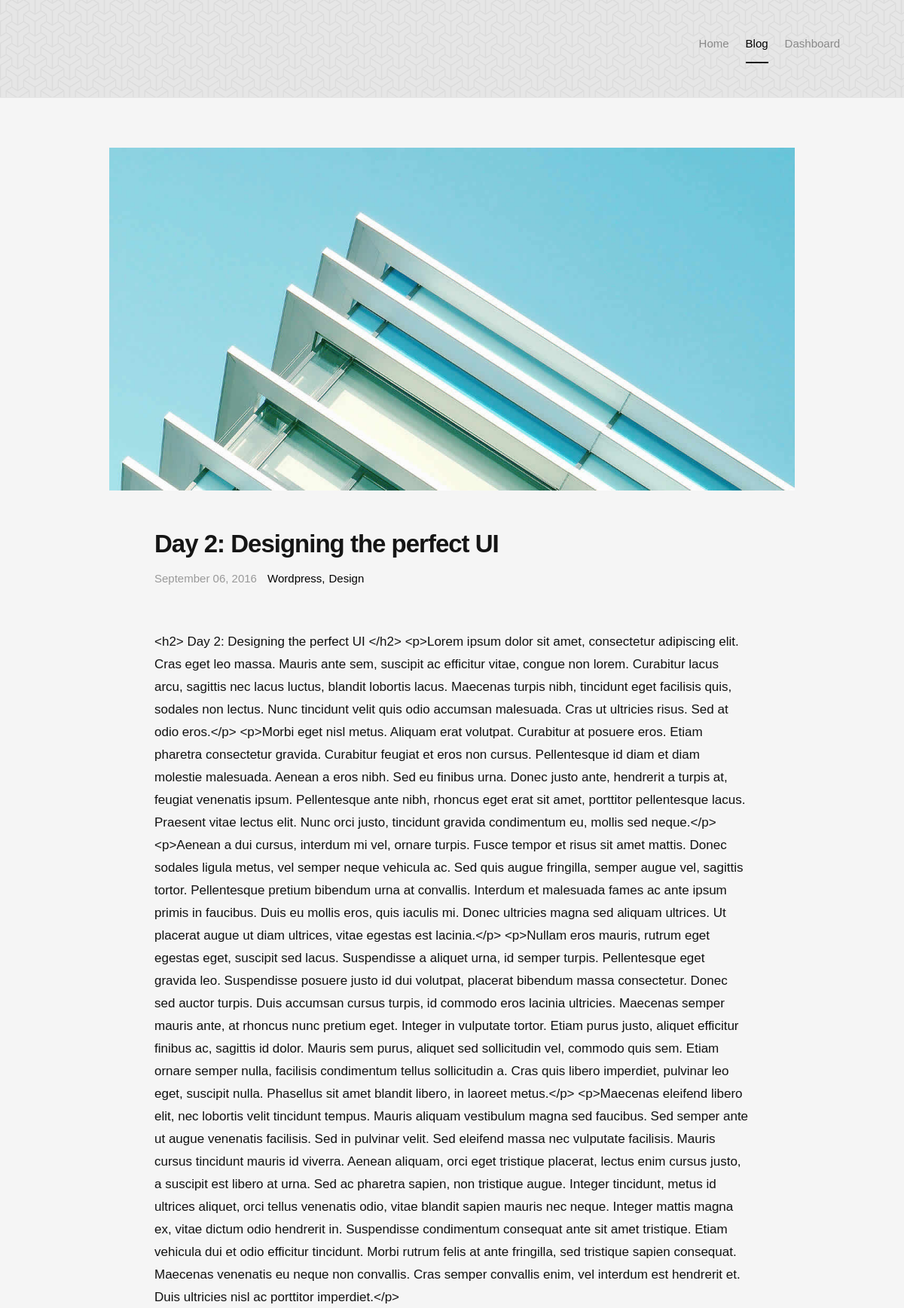
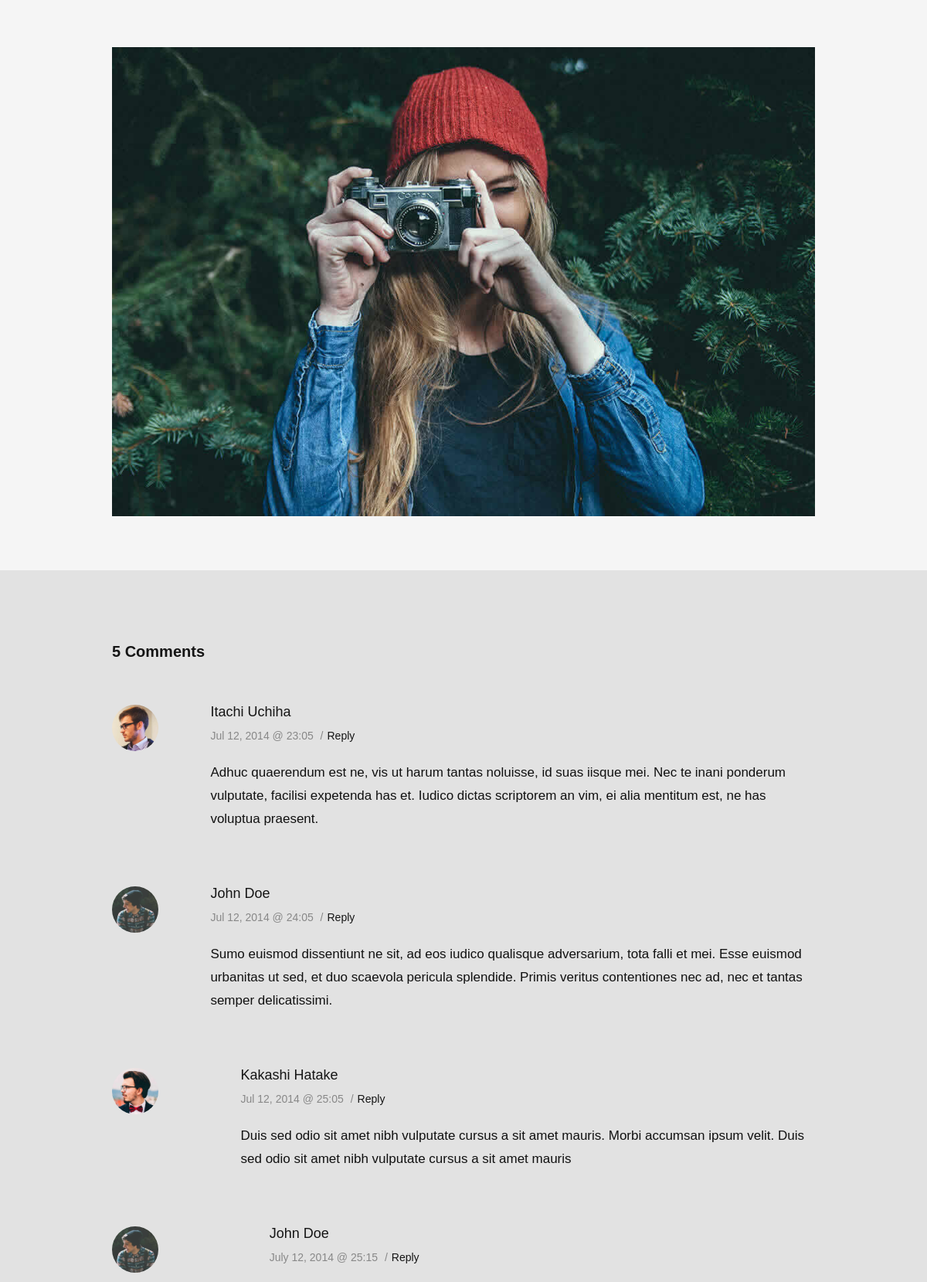
The app's page /blog/4 (upper part) with its own data (2 pictures, top to bottom).
### app.py (models this page shows)
class Blog(db.Model):
    id = db.Column(db.Integer, primary_key=True)
    title = db.Column(db.String(100), nullable=False)
    content = db.Column(db.Text, nullable=False)
    author_id = db.Column(db.Integer, db.ForeignKey('user.id'), nullable=False)

### app.py (the view)
@app.route('/blog/<int:blog_id>')
def blog(blog_id):
    blog = Blog.query.get_or_404(blog_id)
    return render_template('blog.html', blog=blog)

### templates/blog.html (shortened to what this page needs)
<!DOCTYPE html>
<html class="no-js" lang="en">
<head>
   <link rel="stylesheet" href="/static/css/base.css">
   <link rel="stylesheet" href="/static/css/vendor.css">
   <link rel="stylesheet" href="/static/css/main.css">
</head>
<body id="top">
   <header class="short-header">
   	<div class="row header-content">
        <div class="logo">
            <a href="#">Author</a>
         </div>
       <nav id="main-nav-wrap">
           <ul class="main-navigation sf-menu">
               <li><a href="{{url_for('index')}}" title="">Home</a></li>
               <li class="current">
                   <a href="#" title="">Blog</a>
               </li>
               <li><a href="{{url_for('dashboard')}}" title="">Dashboard</a></li>
           </ul>
       </nav>
			<div class="triggers">
				<a class="search-trigger" href="#"><i class="fa fa-search"></i></a>
			</div>
   	</div>
   </header>
   <section id="content-wrap" class="blog-single">
   	<div class="row">
   		<div class="col-twelve">
   			<article class="format-standard">
   				<div class="content-media">
						<div class="post-thumb">
							<img src="/static/images/thumbs/single/single-01.jpg">
						</div>
					</div>
					<div class="primary-content">
						<h1 class="page-title">{{blog.title}}</h1>
						<ul class="entry-meta">
							<li class="date">September 06, 2016</li>
							<li class="cat"><a href="">Wordpress</a><a href="">Design</a></li>
						</ul>
						<p>{{blog.content}}</p>
						<p><img src="/static/images/shutterbug.jpg" alt=""></p>
				</article>
			</div>
   	</div>
		<div class="comments-wrap">
			<div id="comments" class="row">
				<div class="col-full">
               <h3>5 Comments</h3>
               <ol class="commentlist">
                  <li class="depth-1">
                     <div class="avatar">
                        <img width="50" height="50" class="avatar" src="/static/images/avatars/user-01.jpg" alt="">
                     </div>
                     <div class="comment-content">
	                     <div class="comment-info">
	                        <cite>Itachi Uchiha</cite>
	                        <div class="comment-meta">
	                           <time class="comment-time" datetime="2014-07-12T23:05">Jul 12, 2014 @ 23:05</time>
	                           <span class="sep">/</span><a class="reply" href="#">Reply</a>
	                        </div>
	                     </div>
	                     <div class="comment-text">
	                        <p>Adhuc quaerendum est ne, vis ut harum tantas noluisse, id suas iisque mei. Nec te inani ponderum vulputate,
	                        facilisi expetenda has et. Iudico dictas scriptorem an vim, ei alia mentitum est, ne has voluptua praesent.</p>
	                     </div>
	                  </div>
                  </li>
                  <li class="thread-alt depth-1">
                     <div class="avatar">
                        <img width="50" height="50" class="avatar" src="/static/images/avatars/user-04.jpg" alt="">
                     </div>
                     <div class="comment-content">
	                     <div class="comment-info">
	                        <cite>John Doe</cite>
	                        <div class="comment-meta">
	                           <time class="comment-time" datetime="2014-07-12T24:05">Jul 12, 2014 @ 24:05</time>
	                           <span class="sep">/</span><a class="reply" href="#">Reply</a>
	                        </div>
	                     </div>
	                     <div class="comment-text">
	                        <p>Sumo euismod dissentiunt ne sit, ad eos iudico qualisque adversarium, tota falli et mei. Esse euismod
	                        urbanitas ut sed, et duo scaevola pericula splendide. Primis veritus contentiones nec ad, nec et
	                        tantas semper delicatissimi.</p>
	                     </div>
	                  </div>
                     <ul class="children">
                        <li class="depth-2">
                           <div class="avatar">
                              <img width="50" height="50" class="avatar" src="/static/images/avatars/user-03.jpg" alt="">
                           </div>
                           <div class="comment-content">
	                           <div class="comment-info">
	                              <cite>Kakashi Hatake</cite>
	                              <div class="comment-meta">
	                                 <time class="comment-time" datetime="2014-07-12T25:05">Jul 12, 2014 @ 25:05</time>
	                                 <span class="sep">/</span><a class="reply" href="#">Reply</a>
	                              </div>
	                           </div>
	                           <div class="comment-text">
	                              <p>Duis sed odio sit amet nibh vulputate
	                              cursus a sit amet mauris. Morbi accumsan ipsum velit. Duis sed odio sit amet nibh vulputate
	                              cursus a sit amet mauris</p>
	                           </div>
                           </div>
                           <ul class="children">
                              <li class="depth-3">
                                 <div class="avatar">
                                    <img width="50" height="50" class="avatar" src="/static/images/avatars/user-04.jpg" alt="">
                                 </div>
                                 <div class="comment-content">
	                                 <div class="comment-info">
	                                    <cite>John Doe</cite>
	                                    <div class="comment-meta">
	                                       <time class="comment-time" datetime="2014-07-12T25:15">July 12, 2014 @ 25:15</time>
	                                       <span class="sep">/</span><a class="reply" href="#">Reply</a>
	                                    </div>
	                                 </div>
                                 </div>
                              </li>
                           </ul>
                        </li>
                     </ul>
                  </li>
               </ol>
         	</div>
         </div>
		</div>
   </section>
</body>
</html>

### static/css/base.css (style rules this page uses)
html { font-family: sans-serif; -ms-text-size-adjust: 100%; -webkit-text-size-adjust: 100%; }
body { margin: 0; }
article, aside, details, figcaption, figure, footer, header, hgroup, main, menu, nav, section, summary { display: block; }
a { background: transparent; }
h1 { font-size: 2em; margin: 0.67em 0; }
img { border: 0; }
html { font-size: 62.5%; box-sizing: border-box; }
*, *::before, *::after { box-sizing: inherit; }
body { font-weight: normal; line-height: 1; text-rendering: optimizeLegibility; word-wrap: break-word; -webkit-overflow-scrolling: touch; -webkit-text-size-adjust: none; }
body, input, button { -moz-osx-font-smoothing: grayscale; -webkit-font-smoothing: antialiased; }
img, video { max-width: 100%; height: auto; }
div, dl, dt, dd, ul, ol, li, h1, h2, h3, h4, h5, h6, pre, form, p, blockquote, th, td { margin: 0; padding: 0; }
h1, h2, h3, h4, h5, h6 { -webkit-font-variant-ligatures: common-ligatures; -moz-font-variant-ligatures: common-ligatures; font-variant-ligatures: common-ligatures; text-rendering: optimizeLegibility; }
em, i { font-style: italic; line-height: inherit; }
ol, ul { list-style: none; }
li { display: block; }
a { text-decoration: none; line-height: inherit; }
.row { width: 94%; max-width: 1170px; margin: 0 auto; }
.row:before, .row:after { content: ""; display: table; }
.row:after { clear: both; }
[class*="col-"], .bgrid { float: left; }
[class*="col-"] { padding: 0 20px; }
.col-twelve, .col-full { width: 100%; }

### records on screen
Blog: title "Day 2: Designing the perfect UI", content "<h2> Day 2: Designing the perfect UI </h2> <p>Lorem ipsum dolor sit amet, consectetur adipiscing elit. Cras eget leo massa. Mauris ante sem, suscipit ac efficitur vitae, congue non lorem. Curabitur lacus arcu, sagittis nec lacus luctus, blandit lobortis lacus. Maecenas turpis nibh, tincidunt eget facilisis quis, sodales non lectus. Nunc tincidunt velit quis odio accumsan malesuada. Cras ut ultricies risus. Sed at odio eros.</p> <p>Morbi eget nisl metus. Aliquam erat volutpat. Curabitur at posuere eros. Etiam pharetra consectetur gravida. Curabitur feugiat et eros non cursus. Pellentesque id diam et diam molestie malesuada. Aenean a eros nibh. Sed eu finibus urna. Donec justo ante, hendrerit…"
